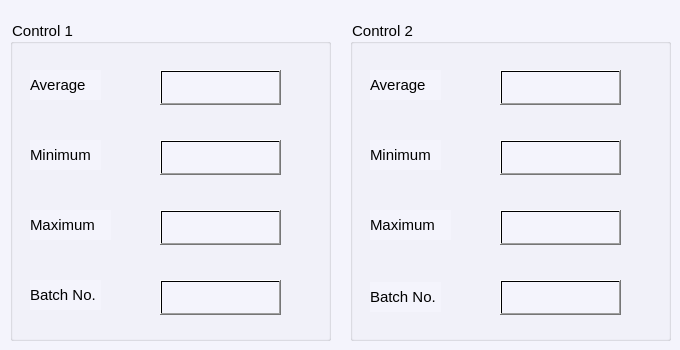
      <widget class="QWidget" name="tab_14">
       <property name="styleSheet">
        <string notr="true">background-color: #f4f4fc;</string>
       </property>
       <attribute name="title">
        <string>Control</string>
       </attribute>
       <widget class="QGroupBox" name="groupBox_13">
        <property name="geometry">
         <rect>
          <x>10</x>
          <y>20</y>
          <width>321</width>
          <height>321</height>
         </rect>
        </property>
        <property name="font">
         <font>
          <pointsize>11</pointsize>
         </font>
        </property>
        <property name="styleSheet">
         <string notr="true">background-color: #f4f4fc;</string>
        </property>
        <property name="title">
         <string>Control 1</string>
        </property>
        <widget class="QLineEdit" name="lineEdit_66">
         <property name="geometry">
          <rect>
           <x>150</x>
           <y>50</y>
           <width>121</width>
           <height>35</height>
          </rect>
         </property>
         <property name="font">
          <font>
           <pointsize>11</pointsize>
          </font>
         </property>
        </widget>
        <widget class="QLabel" name="label_83">
         <property name="geometry">
          <rect>
           <x>20</x>
           <y>50</y>
           <width>71</width>
           <height>30</height>
          </rect>
         </property>
         <property name="font">
          <font>
           <pointsize>11</pointsize>
          </font>
         </property>
         <property name="text">
          <string>Average</string>
         </property>
         <property name="buddy">
          <cstring>lineEdit_21</cstring>
         </property>
        </widget>
        <widget class="QLabel" name="label_84">
         <property name="geometry">
          <rect>
           <x>20</x>
           <y>120</y>
           <width>71</width>
           <height>30</height>
          </rect>
         </property>
         <property name="font">
          <font>
           <pointsize>11</pointsize>
          </font>
         </property>
         <property name="text">
          <string>Minimum</string>
         </property>
         <property name="buddy">
          <cstring>lineEdit_23</cstring>
         </property>
        </widget>
        <widget class="QLineEdit" name="lineEdit_67">
         <property name="geometry">
          <rect>
           <x>150</x>
           <y>120</y>
           <width>121</width>
           <height>35</height>
          </rect>
         </property>
         <property name="font">
          <font>
           <pointsize>11</pointsize>
          </font>
         </property>
        </widget>
        <widget class="QLabel" name="label_85">
         <property name="geometry">
          <rect>
           <x>20</x>
           <y>260</y>
           <width>71</width>
           <height>30</height>
          </rect>
         </property>
         <property name="font">
          <font>
           <pointsize>11</pointsize>
          </font>
         </property>
         <property name="text">
          <string>Batch No.</string>
         </property>
         <property name="buddy">
          <cstring>lineEdit_26</cstring>
         </property>
        </widget>
        <widget class="QLineEdit" name="lineEdit_68">
         <property name="geometry">
          <rect>
           <x>150</x>
           <y>260</y>
           <width>121</width>
           <height>35</height>
          </rect>
         </property>
         <property name="font">
          <font>
           <pointsize>11</pointsize>
          </font>
         </property>
        </widget>
        <widget class="QPushButton" name="pushButton_166">
         <property name="geometry">
          <rect>
           <x>150</x>
           <y>50</y>
           <width>121</width>
           <height>35</height>
          </rect>
         </property>
         <property name="styleSheet">
          <string notr="true">background:qlineargradient(spread:pad, x1:0, y1:0, x2:1, y2:0, stop:0 rgba(0, 0, 0, 0), stop:1 rgba(0,0,0,0))</string>
         </property>
         <property name="text">
          <string/>
         </property>
        </widget>
        <widget class="QPushButton" name="pushButton_167">
         <property name="geometry">
          <rect>
           <x>150</x>
           <y>120</y>
           <width>121</width>
           <height>35</height>
          </rect>
         </property>
         <property name="styleSheet">
          <string notr="true">background:qlineargradient(spread:pad, x1:0, y1:0, x2:1, y2:0, stop:0 rgba(0, 0, 0, 0), stop:1 rgba(0,0,0,0))</string>
         </property>
         <property name="text">
          <string/>
         </property>
        </widget>
        <widget class="QPushButton" name="pushButton_168">
         <property name="geometry">
          <rect>
           <x>150</x>
           <y>260</y>
           <width>121</width>
           <height>35</height>
          </rect>
         </property>
         <property name="styleSheet">
          <string notr="true">background:qlineargradient(spread:pad, x1:0, y1:0, x2:1, y2:0, stop:0 rgba(0, 0, 0, 0), stop:1 rgba(0,0,0,0))</string>
         </property>
         <property name="text">
          <string/>
         </property>
        </widget>
        <widget class="QLineEdit" name="lineEdit_145">
         <property name="geometry">
          <rect>
           <x>150</x>
           <y>190</y>
           <width>121</width>
           <height>35</height>
          </rect>
         </property>
         <property name="font">
          <font>
           <pointsize>11</pointsize>
          </font>
         </property>
         <property name="text">
          <string/>
         </property>
        </widget>
        <widget class="QPushButton" name="pushButton_222">
         <property name="geometry">
          <rect>
           <x>150</x>
           <y>190</y>
           <width>121</width>
           <height>35</height>
          </rect>
         </property>
         <property name="styleSheet">
          <string notr="true">background:qlineargradient(spread:pad, x1:0, y1:0, x2:1, y2:0, stop:0 rgba(0, 0, 0, 0), stop:1 rgba(0,0,0,0))</string>
         </property>
         <property name="text">
          <string/>
         </property>
        </widget>
        <widget class="QLabel" name="label_191">
         <property name="geometry">
          <rect>
           <x>20</x>
           <y>190</y>
           <width>81</width>
           <height>30</height>
          </rect>
         </property>
         <property name="font">
          <font>
           <pointsize>11</pointsize>
          </font>
         </property>
         <property name="text">
          <string>Maximum</string>
         </property>
         <property name="buddy">
          <cstring>lineEdit_23</cstring>
         </property>
        </widget>
       </widget>
       <widget class="QGroupBox" name="groupBox_14">
        <property name="geometry">
         <rect>
          <x>350</x>
          <y>20</y>
          <width>321</width>
          <height>321</height>
         </rect>
        </property>
        <property name="font">
         <font>
          <pointsize>11</pointsize>
         </font>
        </property>
        <property name="styleSheet">
         <string notr="true">background-color: #f4f4fc;</string>
        </property>
        <property name="title">
         <string>Control 2</string>
        </property>
        <widget class="QLineEdit" name="lineEdit_69">
         <property name="geometry">
          <rect>
           <x>150</x>
           <y>50</y>
           <width>121</width>
           <height>35</height>
          </rect>
         </property>
         <property name="font">
          <font>
           <pointsize>11</pointsize>
          </font>
         </property>
        </widget>
        <widget class="QLabel" name="label_86">
         <property name="geometry">
          <rect>
           <x>20</x>
           <y>50</y>
           <width>71</width>
           <height>30</height>
          </rect>
         </property>
         <property name="font">
          <font>
           <pointsize>11</pointsize>
          </font>
         </property>
         <property name="text">
          <string>Average</string>
         </property>
         <property name="buddy">
          <cstring>lineEdit_25</cstring>
         </property>
        </widget>
        <widget class="QLabel" name="label_87">
         <property name="geometry">
          <rect>
           <x>20</x>
           <y>120</y>
           <width>71</width>
           <height>30</height>
          </rect>
         </property>
         <property name="font">
          <font>
           <pointsize>11</pointsize>
          </font>
         </property>
         <property name="text">
          <string>Minimum</string>
         </property>
         <property name="buddy">
          <cstring>lineEdit_28</cstring>
         </property>
        </widget>
        <widget class="QLineEdit" name="lineEdit_70">
         <property name="geometry">
          <rect>
           <x>150</x>
           <y>120</y>
           <width>121</width>
           <height>35</height>
          </rect>
         </property>
         <property name="font">
          <font>
           <pointsize>11</pointsize>
          </font>
         </property>
        </widget>
        <widget class="QLabel" name="label_88">
         <property name="geometry">
          <rect>
           <x>20</x>
           <y>262</y>
           <width>71</width>
           <height>30</height>
          </rect>
         </property>
         <property name="font">
          <font>
           <pointsize>11</pointsize>
          </font>
         </property>
         <property name="text">
          <string>Batch No.</string>
         </property>
         <property name="buddy">
          <cstring>lineEdit_29</cstring>
         </property>
        </widget>
        <widget class="QLineEdit" name="lineEdit_71">
         <property name="geometry">
          <rect>
           <x>150</x>
           <y>260</y>
           <width>121</width>
           <height>35</height>
          </rect>
         </property>
         <property name="font">
          <font>
           <pointsize>11</pointsize>
          </font>
         </property>
        </widget>
        <widget class="QPushButton" name="pushButton_169">
         <property name="geometry">
          <rect>
           <x>150</x>
           <y>50</y>
           <width>121</width>
           <height>35</height>
          </rect>
         </property>
         <property name="styleSheet">
          <string notr="true">background:qlineargradient(spread:pad, x1:0, y1:0, x2:1, y2:0, stop:0 rgba(0, 0, 0, 0), stop:1 rgba(0,0,0,0))</string>
         </property>
         <property name="text">
          <string/>
         </property>
        </widget>
        <widget class="QPushButton" name="pushButton_170">
         <property name="geometry">
          <rect>
           <x>150</x>
           <y>120</y>
           <width>121</width>
           <height>35</height>
          </rect>
         </property>
         <property name="styleSheet">
          <string notr="true">background:qlineargradient(spread:pad, x1:0, y1:0, x2:1, y2:0, stop:0 rgba(0, 0, 0, 0), stop:1 rgba(0,0,0,0))</string>
         </property>
         <property name="text">
          <string/>
         </property>
        </widget>
        <widget class="QPushButton" name="pushButton_171">
         <property name="geometry">
          <rect>
           <x>150</x>
           <y>260</y>
           <width>121</width>
           <height>35</height>
          </rect>
         </property>
         <property name="styleSheet">
          <string notr="true">background:qlineargradient(spread:pad, x1:0, y1:0, x2:1, y2:0, stop:0 rgba(0, 0, 0, 0), stop:1 rgba(0,0,0,0))</string>
         </property>
         <property name="text">
          <string/>
         </property>
        </widget>
        <widget class="QLineEdit" name="lineEdit_146">
         <property name="geometry">
          <rect>
           <x>150</x>
           <y>190</y>
           <width>121</width>
           <height>35</height>
          </rect>
         </property>
         <property name="font">
          <font>
           <pointsize>11</pointsize>
          </font>
         </property>
         <property name="text">
          <string/>
         </property>
        </widget>
        <widget class="QPushButton" name="pushButton_223">
         <property name="geometry">
          <rect>
           <x>150</x>
           <y>190</y>
           <width>121</width>
           <height>35</height>
          </rect>
         </property>
         <property name="styleSheet">
          <string notr="true">background:qlineargradient(spread:pad, x1:0, y1:0, x2:1, y2:0, stop:0 rgba(0, 0, 0, 0), stop:1 rgba(0,0,0,0))</string>
         </property>
         <property name="text">
          <string/>
         </property>
        </widget>
        <widget class="QLabel" name="label_192">
         <property name="geometry">
          <rect>
           <x>20</x>
           <y>190</y>
           <width>81</width>
           <height>30</height>
          </rect>
         </property>
         <property name="font">
          <font>
           <pointsize>11</pointsize>
          </font>
         </property>
         <property name="text">
          <string>Maximum</string>
         </property>
         <property name="buddy">
          <cstring>lineEdit_23</cstring>
         </property>
        </widget>
       </widget>
      </widget>
